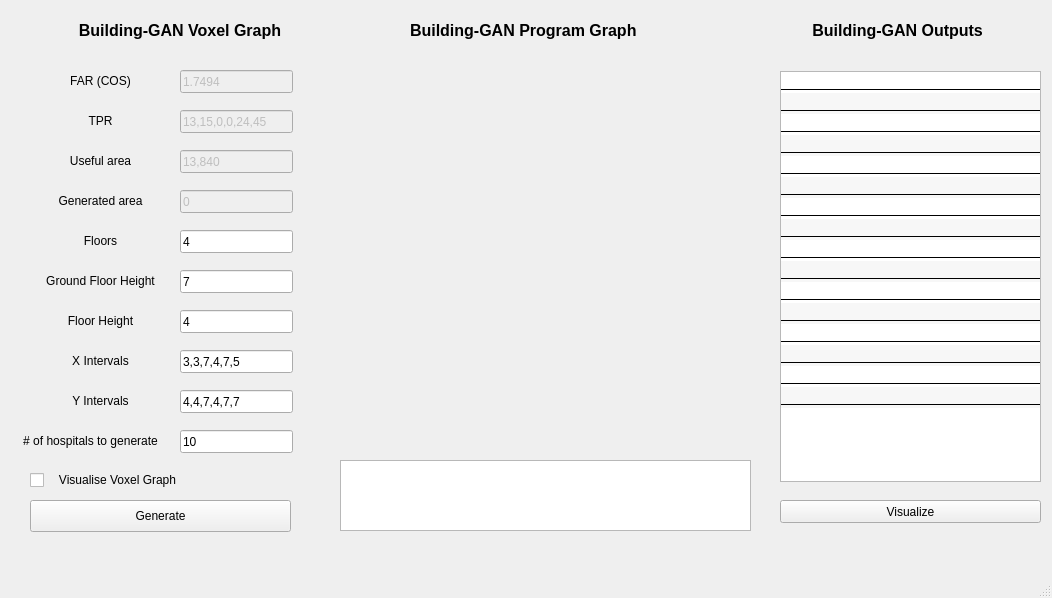
<?xml version="1.0" encoding="UTF-8"?>
<ui version="4.0">
 <class>BuildingGAN</class>
 <widget class="QMainWindow" name="BuildingGAN">
  <property name="geometry">
   <rect>
    <x>0</x>
    <y>0</y>
    <width>1052</width>
    <height>598</height>
   </rect>
  </property>
  <property name="font">
   <font>
    <weight>50</weight>
    <bold>false</bold>
   </font>
  </property>
  <property name="windowTitle">
   <string>MainWindow</string>
  </property>
  <property name="styleSheet">
   <string notr="true"/>
  </property>
  <widget class="QWidget" name="centralwidget">
   <widget class="QLineEdit" name="far">
    <property name="enabled">
     <bool>false</bool>
    </property>
    <property name="geometry">
     <rect>
      <x>180</x>
      <y>70</y>
      <width>113</width>
      <height>23</height>
     </rect>
    </property>
    <property name="text">
     <string>1.7494</string>
    </property>
   </widget>
   <widget class="QLabel" name="label">
    <property name="geometry">
     <rect>
      <x>30</x>
      <y>70</y>
      <width>141</width>
      <height>21</height>
     </rect>
    </property>
    <property name="text">
     <string>FAR (COS)</string>
    </property>
    <property name="alignment">
     <set>Qt::AlignCenter</set>
    </property>
   </widget>
   <widget class="QLabel" name="label_3">
    <property name="geometry">
     <rect>
      <x>30</x>
      <y>110</y>
      <width>141</width>
      <height>21</height>
     </rect>
    </property>
    <property name="text">
     <string>TPR</string>
    </property>
    <property name="alignment">
     <set>Qt::AlignCenter</set>
    </property>
   </widget>
   <widget class="QLineEdit" name="tpr">
    <property name="enabled">
     <bool>false</bool>
    </property>
    <property name="geometry">
     <rect>
      <x>180</x>
      <y>110</y>
      <width>113</width>
      <height>23</height>
     </rect>
    </property>
    <property name="text">
     <string>13,15,0,0,24,45</string>
    </property>
   </widget>
   <widget class="QLineEdit" name="site_x">
    <property name="enabled">
     <bool>false</bool>
    </property>
    <property name="geometry">
     <rect>
      <x>180</x>
      <y>150</y>
      <width>113</width>
      <height>23</height>
     </rect>
    </property>
    <property name="text">
     <string>13,840</string>
    </property>
   </widget>
   <widget class="QLabel" name="label_4">
    <property name="geometry">
     <rect>
      <x>30</x>
      <y>150</y>
      <width>141</width>
      <height>21</height>
     </rect>
    </property>
    <property name="text">
     <string>Useful area</string>
    </property>
    <property name="alignment">
     <set>Qt::AlignCenter</set>
    </property>
   </widget>
   <widget class="QLabel" name="label_5">
    <property name="geometry">
     <rect>
      <x>30</x>
      <y>190</y>
      <width>141</width>
      <height>21</height>
     </rect>
    </property>
    <property name="text">
     <string>Generated area</string>
    </property>
    <property name="alignment">
     <set>Qt::AlignCenter</set>
    </property>
   </widget>
   <widget class="QLineEdit" name="site_y">
    <property name="enabled">
     <bool>false</bool>
    </property>
    <property name="geometry">
     <rect>
      <x>180</x>
      <y>190</y>
      <width>113</width>
      <height>23</height>
     </rect>
    </property>
    <property name="text">
     <string>0</string>
    </property>
   </widget>
   <widget class="QLabel" name="label_6">
    <property name="geometry">
     <rect>
      <x>30</x>
      <y>230</y>
      <width>141</width>
      <height>21</height>
     </rect>
    </property>
    <property name="text">
     <string>Floors</string>
    </property>
    <property name="alignment">
     <set>Qt::AlignCenter</set>
    </property>
   </widget>
   <widget class="QLineEdit" name="num_floors">
    <property name="geometry">
     <rect>
      <x>180</x>
      <y>230</y>
      <width>113</width>
      <height>23</height>
     </rect>
    </property>
    <property name="text">
     <string>4</string>
    </property>
   </widget>
   <widget class="QLabel" name="label_7">
    <property name="geometry">
     <rect>
      <x>30</x>
      <y>310</y>
      <width>141</width>
      <height>21</height>
     </rect>
    </property>
    <property name="text">
     <string>Floor Height</string>
    </property>
    <property name="alignment">
     <set>Qt::AlignCenter</set>
    </property>
   </widget>
   <widget class="QLineEdit" name="gf_height">
    <property name="geometry">
     <rect>
      <x>180</x>
      <y>270</y>
      <width>113</width>
      <height>23</height>
     </rect>
    </property>
    <property name="text">
     <string>7</string>
    </property>
   </widget>
   <widget class="QLabel" name="label_8">
    <property name="geometry">
     <rect>
      <x>30</x>
      <y>350</y>
      <width>141</width>
      <height>21</height>
     </rect>
    </property>
    <property name="text">
     <string>X Intervals</string>
    </property>
    <property name="alignment">
     <set>Qt::AlignCenter</set>
    </property>
   </widget>
   <widget class="QLineEdit" name="floor_height">
    <property name="geometry">
     <rect>
      <x>180</x>
      <y>310</y>
      <width>113</width>
      <height>23</height>
     </rect>
    </property>
    <property name="text">
     <string>4</string>
    </property>
   </widget>
   <widget class="QLabel" name="label_9">
    <property name="geometry">
     <rect>
      <x>30</x>
      <y>270</y>
      <width>141</width>
      <height>21</height>
     </rect>
    </property>
    <property name="text">
     <string>Ground Floor Height</string>
    </property>
    <property name="alignment">
     <set>Qt::AlignCenter</set>
    </property>
   </widget>
   <widget class="QLabel" name="label_10">
    <property name="geometry">
     <rect>
      <x>30</x>
      <y>390</y>
      <width>141</width>
      <height>21</height>
     </rect>
    </property>
    <property name="text">
     <string>Y Intervals</string>
    </property>
    <property name="alignment">
     <set>Qt::AlignCenter</set>
    </property>
   </widget>
   <widget class="QLineEdit" name="x_intervals">
    <property name="geometry">
     <rect>
      <x>180</x>
      <y>350</y>
      <width>113</width>
      <height>23</height>
     </rect>
    </property>
    <property name="text">
     <string>3,3,7,4,7,5</string>
    </property>
   </widget>
   <widget class="QLineEdit" name="y_intervals">
    <property name="geometry">
     <rect>
      <x>180</x>
      <y>390</y>
      <width>113</width>
      <height>23</height>
     </rect>
    </property>
    <property name="text">
     <string>4,4,7,4,7,7</string>
    </property>
   </widget>
   <widget class="QLabel" name="label_11">
    <property name="geometry">
     <rect>
      <x>10</x>
      <y>430</y>
      <width>161</width>
      <height>21</height>
     </rect>
    </property>
    <property name="text">
     <string># of hospitals to generate</string>
    </property>
    <property name="alignment">
     <set>Qt::AlignCenter</set>
    </property>
   </widget>
   <widget class="QLineEdit" name="variation_num">
    <property name="geometry">
     <rect>
      <x>180</x>
      <y>430</y>
      <width>113</width>
      <height>23</height>
     </rect>
    </property>
    <property name="text">
     <string>10</string>
    </property>
   </widget>
   <widget class="QWidget" name="horizontalLayoutWidget">
    <property name="geometry">
     <rect>
      <x>10</x>
      <y>10</y>
      <width>1031</width>
      <height>41</height>
     </rect>
    </property>
    <layout class="QHBoxLayout" name="horizontalLayout_2">
     <item>
      <widget class="QLabel" name="label_12">
       <property name="font">
        <font>
         <pointsize>12</pointsize>
         <weight>75</weight>
         <bold>true</bold>
        </font>
       </property>
       <property name="acceptDrops">
        <bool>false</bool>
       </property>
       <property name="text">
        <string>Building-GAN Voxel Graph</string>
       </property>
       <property name="alignment">
        <set>Qt::AlignCenter</set>
       </property>
      </widget>
     </item>
     <item>
      <widget class="QLabel" name="label_2">
       <property name="font">
        <font>
         <pointsize>12</pointsize>
         <weight>75</weight>
         <bold>true</bold>
        </font>
       </property>
       <property name="text">
        <string>Building-GAN Program Graph </string>
       </property>
       <property name="alignment">
        <set>Qt::AlignCenter</set>
       </property>
      </widget>
     </item>
     <item>
      <widget class="QLabel" name="label_13">
       <property name="font">
        <font>
         <pointsize>12</pointsize>
         <weight>75</weight>
         <bold>true</bold>
        </font>
       </property>
       <property name="text">
        <string>            Building-GAN Outputs</string>
       </property>
       <property name="alignment">
        <set>Qt::AlignCenter</set>
       </property>
      </widget>
     </item>
    </layout>
   </widget>
   <widget class="QLabel" name="label_14">
    <property name="geometry">
     <rect>
      <x>340</x>
      <y>80</y>
      <width>407</width>
      <height>362</height>
     </rect>
    </property>
    <property name="text">
     <string/>
    </property>
    <property name="pixmap">
     <pixmap>../../Downloads/Aubergenville_Program_Graph (1).png</pixmap>
    </property>
    <property name="scaledContents">
     <bool>true</bool>
    </property>
   </widget>
   <widget class="QPushButton" name="visualize_btn">
    <property name="geometry">
     <rect>
      <x>780</x>
      <y>500</y>
      <width>261</width>
      <height>23</height>
     </rect>
    </property>
    <property name="text">
     <string>Visualize</string>
    </property>
   </widget>
   <widget class="QListWidget" name="output_list">
    <property name="geometry">
     <rect>
      <x>780</x>
      <y>71</y>
      <width>261</width>
      <height>411</height>
     </rect>
    </property>
    <property name="font">
     <font>
      <weight>75</weight>
      <bold>true</bold>
     </font>
    </property>
    <property name="autoFillBackground">
     <bool>false</bool>
    </property>
    <property name="styleSheet">
     <string notr="true">QListWidget::item {
    border-bottom: 1px solid #000000; 
    margin-top:3px;
    margin-bottom:3px;
}</string>
    </property>
    <property name="tabKeyNavigation">
     <bool>false</bool>
    </property>
    <property name="dragEnabled">
     <bool>false</bool>
    </property>
    <property name="alternatingRowColors">
     <bool>true</bool>
    </property>
    <property name="selectionMode">
     <enum>QAbstractItemView::SingleSelection</enum>
    </property>
    <item>
     <property name="text">
      <string/>
     </property>
    </item>
    <item>
     <property name="text">
      <string/>
     </property>
    </item>
    <item>
     <property name="text">
      <string/>
     </property>
    </item>
    <item>
     <property name="text">
      <string/>
     </property>
    </item>
    <item>
     <property name="text">
      <string/>
     </property>
    </item>
    <item>
     <property name="text">
      <string/>
     </property>
    </item>
    <item>
     <property name="text">
      <string/>
     </property>
    </item>
    <item>
     <property name="text">
      <string/>
     </property>
    </item>
    <item>
     <property name="text">
      <string/>
     </property>
    </item>
    <item>
     <property name="text">
      <string/>
     </property>
    </item>
    <item>
     <property name="text">
      <string/>
     </property>
    </item>
    <item>
     <property name="text">
      <string/>
     </property>
    </item>
    <item>
     <property name="text">
      <string/>
     </property>
    </item>
    <item>
     <property name="text">
      <string/>
     </property>
    </item>
    <item>
     <property name="text">
      <string/>
     </property>
    </item>
    <item>
     <property name="text">
      <string/>
     </property>
    </item>
   </widget>
   <widget class="QPushButton" name="generate_btn">
    <property name="geometry">
     <rect>
      <x>30</x>
      <y>500</y>
      <width>261</width>
      <height>32</height>
     </rect>
    </property>
    <property name="text">
     <string>Generate</string>
    </property>
   </widget>
   <widget class="QCheckBox" name="is_visualise_voxel_graph">
    <property name="geometry">
     <rect>
      <x>30</x>
      <y>470</y>
      <width>261</width>
      <height>20</height>
     </rect>
    </property>
    <property name="text">
     <string>   Visualise Voxel Graph</string>
    </property>
   </widget>
   <widget class="QTextEdit" name="evalute_building">
    <property name="geometry">
     <rect>
      <x>340</x>
      <y>460</y>
      <width>411</width>
      <height>71</height>
     </rect>
    </property>
    <property name="html">
     <string>&lt;!DOCTYPE HTML PUBLIC &quot;-//W3C//DTD HTML 4.0//EN&quot; &quot;http://www.w3.org/TR/REC-html40/strict.dtd&quot;&gt;
&lt;html&gt;&lt;head&gt;&lt;meta name=&quot;qrichtext&quot; content=&quot;1&quot; /&gt;&lt;style type=&quot;text/css&quot;&gt;
p, li { white-space: pre-wrap; }
&lt;/style&gt;&lt;/head&gt;&lt;body style=&quot; font-family:'Sans Serif'; font-size:9pt; font-weight:400; font-style:normal;&quot;&gt;
&lt;p style=&quot;-qt-paragraph-type:empty; margin-top:0px; margin-bottom:0px; margin-left:0px; margin-right:0px; -qt-block-indent:0; text-indent:0px;&quot;&gt;&lt;br /&gt;&lt;/p&gt;&lt;/body&gt;&lt;/html&gt;</string>
    </property>
   </widget>
  </widget>
  <widget class="QMenuBar" name="menubar">
   <property name="geometry">
    <rect>
     <x>0</x>
     <y>0</y>
     <width>1052</width>
     <height>20</height>
    </rect>
   </property>
  </widget>
  <widget class="QStatusBar" name="statusbar"/>
 </widget>
 <resources/>
 <connections/>
</ui>
